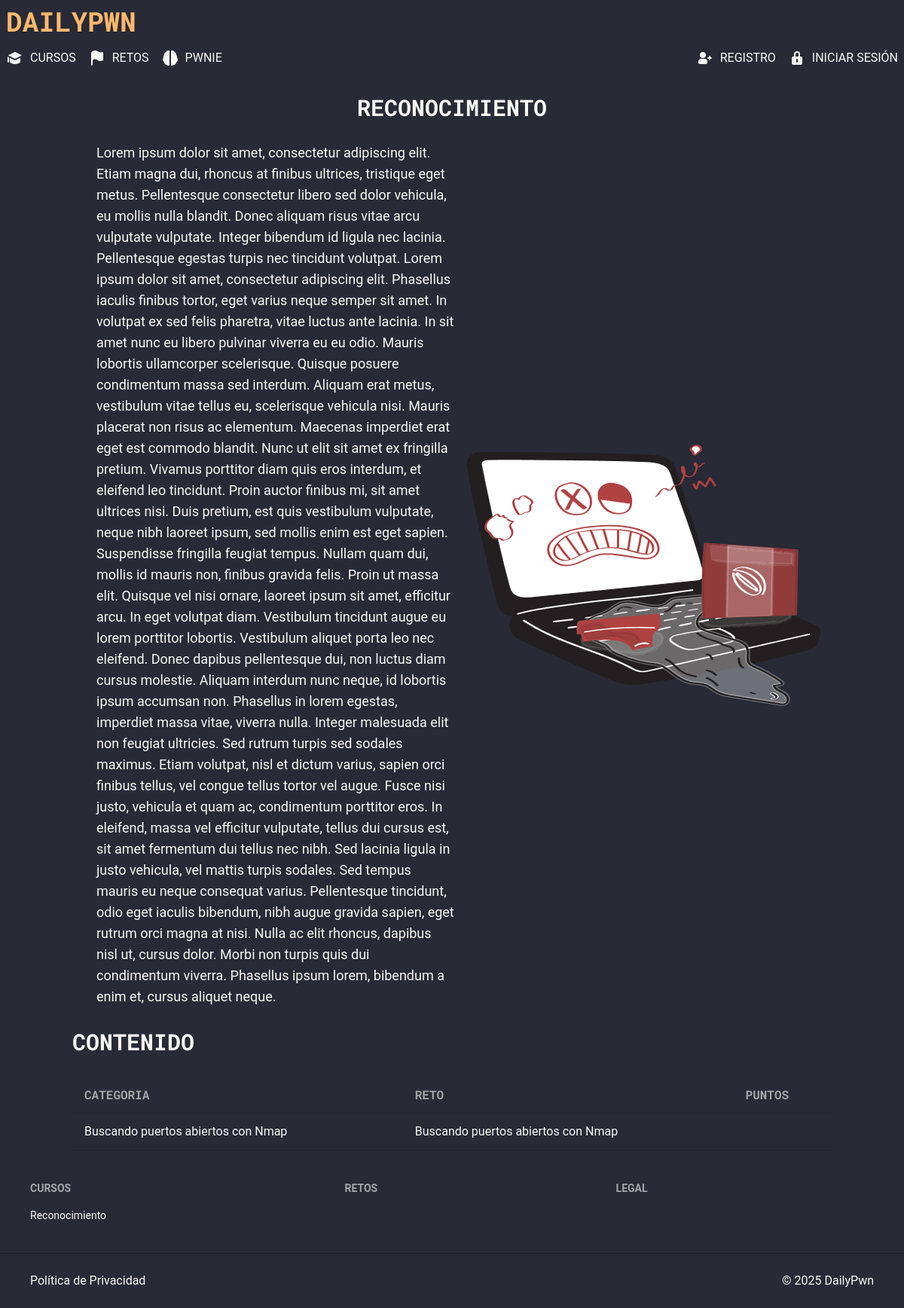
The page /courses/reconnainsance on the database its author committed.
### app/models.py (models this page shows)
class Course(db.Model):
    id = db.Column(db.Integer, primary_key=True)
    title = db.Column(db.String(255), nullable=False)
    alias = db.Column(db.String(25), nullable=False)
    description = db.Column(db.Text)
    image_url = db.Column(db.String(255))
    challenges = db.relationship('Challenge', back_populates='course')

class Challenge(db.Model):
    id = db.Column(db.Integer, primary_key=True)
    title = db.Column(db.String(255), nullable=False)
    alias = db.Column(db.String(25), nullable=False)
    description = db.Column(db.Text)
    files = db.Column(db.String(255))
    resources = db.Column(db.String(255))
    flag = db.Column(db.String(30), nullable=False)
    course_id = db.Column(db.Integer, db.ForeignKey('course.id'), nullable=False)
    category_id = db.Column(db.Integer, db.ForeignKey('category.id'), nullable=False)
    course = db.relationship('Course', back_populates='challenges')
    category = db.relationship('Category', back_populates='challenges')
    completions = db.relationship('UserChallenge', back_populates='challenge')

class Category(db.Model):
    id = db.Column(db.Integer, primary_key=True)
    name = db.Column(db.String(255), nullable=False)
    alias = db.Column(db.String(25), nullable=False)
    description = db.Column(db.Text)
    image_url = db.Column(db.String(255))
    challenges = db.relationship('Challenge', back_populates='category')

### app/routes/courses.py (the view)
@courses.route('/<course_title>')
def get_courses(course_title):
    course = Course.query.filter_by(alias=course_title).first()
    courses = Course.query.all()
    for c in courses:
        print(c)
        for challenge in c.challenges:
            print(challenge.category.name)
    if course is None:
        abort(404)
    return render_template('courses/course_detail.html', course=course, page_title=f"{course.title}")

### app/templates/courses/course_detail.html (shortened to what this page needs)
{% extends 'base.html' %}
{% block content %}
<div class="flex flex-col mx-24">
<h1 class="text-3xl font-bold font-RobotoMono py-7 text-center">{{course.title.upper()}}</h1>
<div class="flex flex-col items-center space-x-4 lg:flex-row-reverse">
<img src="{{ url_for('static', filename='images/' ~ course.image_url) }}" class="w-full mx-auto">
<p class="flex-2 text-lg">{{course.description}}</p>
</div>
<h2 class="text-3xl font-bold font-RobotoMono py-7">CONTENIDO</h2>
<div class="overflow-x-auto">
    <table class="table table-zebra text-base">
      <thead>
        <tr class="font-RobotoMono text-base">
          <th>{{ 'Categoria'.upper() }}</th>
          <th>{{ 'Reto'.upper() }}</th>
          <th>{{ 'Puntos'.upper() }}</th>
        </tr>
      </thead>
      <tbody>
        {% for challenge in course.challenges %}
        <tr>
          <td>{{ challenge.category.name }}</td>
          <td class="hover:text-accent"><a href="/challenges/{{ challenge.alias }}">{{ challenge.category.name }}</a></td>
          <td>{{ challenge.points }}</td>
        </tr>
        {% endfor %}
      </tbody>
    </table>
  </div>
</div>
{% endblock %}

### app/templates/base.html (shortened to what this page needs)
<!DOCTYPE html>
<html data-theme="dracula">
<head>
    <link rel="stylesheet" href="{{ url_for('static', filename='css/main.css') }}">
</head>
<body class="font-Roboto">
    <div class="navbar flex flex-col items-start space-y-4 hidden lg:block">
        <div>
            <a href="/" class="text-4xl font-bold font-RobotoMono text-accent">{{ "DailyPwn".upper() }}</a>
        </div>
        <div class="flex justify-between w-full">
            <ul class="flex flex-row space-x-4">
                {% for link in [
                    {
                        'href': '/courses',
                        'text': 'Cursos',
                        'svg': '''
                            <svg class="w-6 fill-current" aria-hidden="true" xmlns="http://www.w3.org/2000/svg" width="24" height="24" fill="currentColor" viewBox="0 0 24 24">
                            <path d="M12.4472 4.10557c-.2815-.14076-.6129-.14076-.8944 0L2.76981 8.49706l9.21949 4.39024L21 8.38195l-8.5528-4.27638Z"/>
                            <path d="M5 17.2222v-5.448l6.5701 3.1286c.278.1325.6016.1293.8771-.0084L19 11.618v5.6042c0 .2857-.1229.5583-.3364.7481l-.0025.0022-.0041.0036-.0103.009-.0119.0101-.0181.0152c-.024.02-.0562.0462-.0965.0776-.0807.0627-.1942.1465-.3405.2441-.2926.195-.7171.4455-1.2736.6928C15.7905 19.5208 14.1527 20 12 20c-2.15265 0-3.79045-.4792-4.90614-.9751-.5565-.2473-.98098-.4978-1.27356-.6928-.14631-.0976-.2598-.1814-.34049-.2441-.04036-.0314-.07254-.0576-.09656-.0776-.01201-.01-.02198-.0185-.02991-.0253l-.01038-.009-.00404-.0036-.00174-.0015-.0008-.0007s-.00004 0 .00978-.0112l-.00009-.0012-.01043.0117C5.12215 17.7799 5 17.5079 5 17.2222Zm-3-6.8765 2 .9523V17c0 .5523-.44772 1-1 1s-1-.4477-1-1v-6.6543Z"/>
                            </svg>
                        '''
                    },
                    {'href': '/challenges',
                    'text': 'Retos',
                    'svg': '''
                        <svg class="w-6 fill-current" aria-hidden="true" xmlns="http://www.w3.org/2000/svg" width="24" height="24" fill="currentColor" viewBox="0 0 24 24">
                        <path d="M13.09 3.294c1.924.95 3.422 1.69 5.472.692a1 1 0 0 1 1.438.9v9.54a1 1 0 0 1-.562.9c-2.981 1.45-5.382.24-7.25-.701a38.739 38.739 0 0 0-.622-.31c-1.033-.497-1.887-.812-2.756-.77-.76.036-1.672.357-2.81 1.396V21a1 1 0 1 1-2 0V4.971a1 1 0 0 1 .297-.71c1.522-1.506 2.967-2.185 4.417-2.255 1.407-.068 2.653.453 3.72.967.225.108.443.216.655.32Z"/>
                        </svg>
                    '''
                },
                    {'href': '/chat',
                    'text': 'Pwnie',
                    'svg': '''
                        <svg class="w-6 fill-current" aria-hidden="true" xmlns="http://www.w3.org/2000/svg" width="24" height="24" fill="currentColor" viewBox="0 0 24 24">
                        <path d="M11 21V2.352A3.451 3.451 0 0 0 9.5 2a3.5 3.5 0 0 0-3.261 2.238A3.5 3.5 0 0 0 4.04 8.015a3.518 3.518 0 0 0-.766 1.128c-.042.1-.064.209-.1.313a3.34 3.34 0 0 0-.106.344 3.463 3.463 0 0 0 .02 1.468A4.017 4.017 0 0 0 2.3 12.5l-.015.036a3.861 3.861 0 0 0-.216.779A3.968 3.968 0 0 0 2 14c.003.24.027.48.072.716a4 4 0 0 0 .235.832c.006.014.015.027.021.041a3.85 3.85 0 0 0 .417.727c.105.146.219.285.342.415.072.076.148.146.225.216.1.091.205.179.315.26.11.081.2.14.308.2.02.013.039.028.059.04v.053a3.506 3.506 0 0 0 3.03 3.469 3.426 3.426 0 0 0 4.154.577A.972.972 0 0 1 11 21Zm10.934-7.68a3.956 3.956 0 0 0-.215-.779l-.017-.038a4.016 4.016 0 0 0-.79-1.235 3.417 3.417 0 0 0 .017-1.468 3.387 3.387 0 0 0-.1-.333c-.034-.108-.057-.22-.1-.324a3.517 3.517 0 0 0-.766-1.128 3.5 3.5 0 0 0-2.202-3.777A3.5 3.5 0 0 0 14.5 2a3.451 3.451 0 0 0-1.5.352V21a.972.972 0 0 1-.184.546 3.426 3.426 0 0 0 4.154-.577A3.506 3.506 0 0 0 20 17.5v-.049c.02-.012.039-.027.059-.04.106-.064.208-.13.308-.2s.214-.169.315-.26c.077-.07.153-.14.225-.216a4.007 4.007 0 0 0 .459-.588c.115-.176.215-.361.3-.554.006-.014.015-.027.021-.041.087-.213.156-.434.205-.659.013-.057.024-.115.035-.173.046-.237.07-.478.073-.72a3.948 3.948 0 0 0-.066-.68Z"/>
                        </svg>
                    '''
                },
                ] %}
                <a href="{{ link.href }}" class="flex items-center space-x-2 hover:text-accent">
                    {{ link.svg | safe }}
                    <span>{{ link.text.upper() }}</span>
                </a>
            </ul>
            <ul class="flex flex-row space-x-4">
                {% if current_user.is_authenticated %}
                    <a href="" class="flex items-center space-x-2 hover:text-accent">
                        <svg class="w-6 fill-current" aria-hidden="true" xmlns="http://www.w3.org/2000/svg" width="24" height="24" fill="currentColor" viewBox="0 0 24 24">
                            <path fill-rule="evenodd" d="M12 20a7.966 7.966 0 0 1-5.002-1.756l.002.001v-.683c0-1.794 1.492-3.25 3.333-3.25h3.334c1.84 0 3.333 1.456 3.333 3.25v.683A7.966 7.966 0 0 1 12 20ZM2 12C2 6.477 6.477 2 12 2s10 4.477 10 10c0 5.5-4.44 9.963-9.932 10h-.138C6.438 21.962 2 17.5 2 12Zm10-5c-1.84 0-3.333 1.455-3.333 3.25S10.159 13.5 12 13.5c1.84 0 3.333-1.455 3.333-3.25S13.841 7 12 7Z" clip-rule="evenodd"/>
                        </svg>
                        <span>{{current_user.username.upper()}}</span>
                    </a>
                    <form id="logout-form" action="{{ url_for('auth.logout') }}" method="POST" style="display: none;"></form>
                    <a href="#" onclick="document.getElementById('logout-form').submit();" class="flex items-center space-x-2 hover:text-accent">
                        <svg class="w-6 fill-current" aria-hidden="true" xmlns="http://www.w3.org/2000/svg" width="24" height="24" fill="none" viewBox="0 0 24 24">
                        <path stroke="currentColor" stroke-linecap="round" stroke-linejoin="round" stroke-width="2" d="M20 12H8m12 0-4 4m4-4-4-4M9 4H7a3 3 0 0 0-3 3v10a3 3 0 0 0 3 3h2"/>
                        </svg>
                        <span>{{ "Cerrar Sesión".upper() }}</span>
                    </a>
                {% else %}
                <ul class="flex flex-row space-x-4">
                {% for link in [
                    {
                        'href': '/register',
                        'text': 'Registro',
                        'svg': '''
                            <svg class="w-6 fill-current" aria-hidden="true" xmlns="http://www.w3.org/2000/svg" width="24" height="24" fill="currentColor" viewBox="0 0 24 24">
                            <path fill-rule="evenodd" d="M9 4a4 4 0 1 0 0 8 4 4 0 0 0 0-8Zm-2 9a4 4 0 0 0-4 4v1a2 2 0 0 0 2 2h8a2 2 0 0 0 2-2v-1a4 4 0 0 0-4-4H7Zm8-1a1 1 0 0 1 1-1h1v-1a1 1 0 1 1 2 0v1h1a1 1 0 1 1 0 2h-1v1a1 1 0 1 1-2 0v-1h-1a1 1 0 0 1-1-1Z" clip-rule="evenodd"/>
                            </svg>
                        '''
                    },
                    {
                        'href': '/login',
                        'text': 'Iniciar Sesión',
                        'svg': '''
                            <svg class="w-6 fill-current" aria-hidden="true" xmlns="http://www.w3.org/2000/svg" width="24" height="24" fill="currentColor" viewBox="0 0 24 24">
                            <path fill-rule="evenodd" d="M8 10V7a4 4 0 1 1 8 0v3h1a2 2 0 0 1 2 2v7a2 2 0 0 1-2 2H7a2 2 0 0 1-2-2v-7a2 2 0 0 1 2-2h1Zm2-3a2 2 0 1 1 4 0v3h-4V7Zm2 6a1 1 0 0 1 1 1v3a1 1 0 1 1-2 0v-3a1 1 0 0 1 1-1Z" clip-rule="evenodd"/>
                            </svg>
                        '''
                    },
                ] %}
                <a href="{{ link.href }}" class="flex items-center space-x-2 hover:text-accent">
                    {{ link.svg | safe }}
                    <span>{{ link.text.upper() }}</span>
                </a>
                {% endif %}
            </ul>
        </div>
    </div>
    {% block content %}{% endblock %}
    <footer class="footer text-base-content p-10">
        <nav>
            <h6 class="footer-title">Cursos</h6>
            {% for link in [
                {'href': '/courses/reconnainsance', 'text': 'Reconocimiento'},
            ] %}
                <a href="{{ link.href }}" class="link link-hover hover:text-accent">{{ link.text[0].upper() + link.text[1:].lower() }}</a>
            {% endfor %}
        </nav>
        <nav>
            <h6 class="footer-title">Retos</h6>
        </nav>
        <nav>
            <h6 class="footer-title">Legal</h6>
        </nav>
        </footer>
        <footer class="footer text-base-content border-base-300 border-t px-10 py-4 text-base py-6">
        <aside class="grid-flow-col items-center">
            <a href="/privacy-policy" class="hover:text-accent">Política de Privacidad</a>
        </aside>
        <nav class="lg:place-self-center lg:justify-self-end">
            <div class="grid grid-flow-col gap-4">
                &copy; 2025 DailyPwn
            </div>
        </nav>
    </footer>
</body>
</html>

### rows shown on the page
Course: title "RECONOCIMIENTO", image_url (picture), description "Lorem ipsum dolor sit amet, consectetur adipiscing elit. Etiam magna dui, rhoncus at finibus ultrices, tristique eget metus. Pellentesque consectetur libero sed dolor vehicula, eu mollis nulla blandit. Donec aliquam risus vitae arcu vulputate vulputate. Integer bibendum id ligula nec lacinia. Pellentesque egestas turpis nec tincidunt volutpat. Lorem ipsum dolor sit amet, consectetur adipiscing elit. Phasellus iaculis finibus tortor, eget varius neque semper sit amet. In volutpat ex sed felis pharetra, vitae luctus ante lacinia. In sit amet nunc eu libero pulvinar viverra eu eu odio. Mauris lobortis ullamcorper scelerisque. Quisque posuere condimentum massa sed interdum. Aliquam erat metus,…", link.text[0].upper()+link.text[1:].lower() "Reconocimiento"
Challenge: category.name "Buscando puertos abiertos con Nmap"

### other values the page prints
{{ "DailyPwn".upper() }} "DAILYPWN"
{{ link.text.upper() }} "CURSOS" "RETOS" "PWNIE"
{{ link.text.upper() }} "REGISTRO" "INICIAR SESIÓN"
{{ 'Categoria'.upper() }} "CATEGORIA"
{{ 'Reto'.upper() }} "RETO"
{{ 'Puntos'.upper() }} "PUNTOS"
